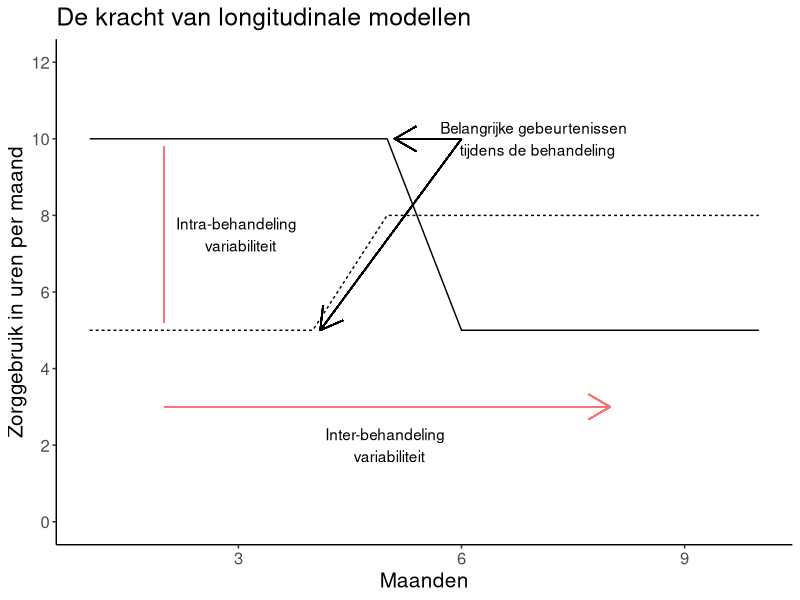
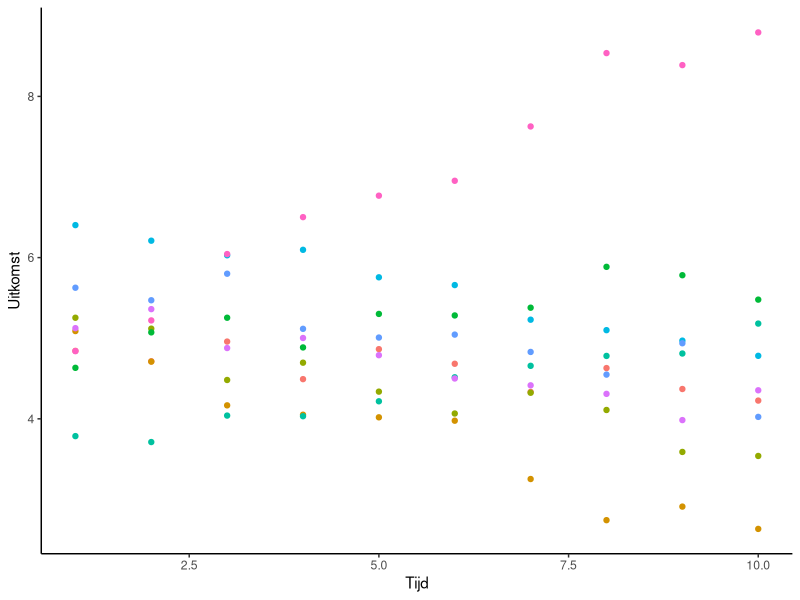
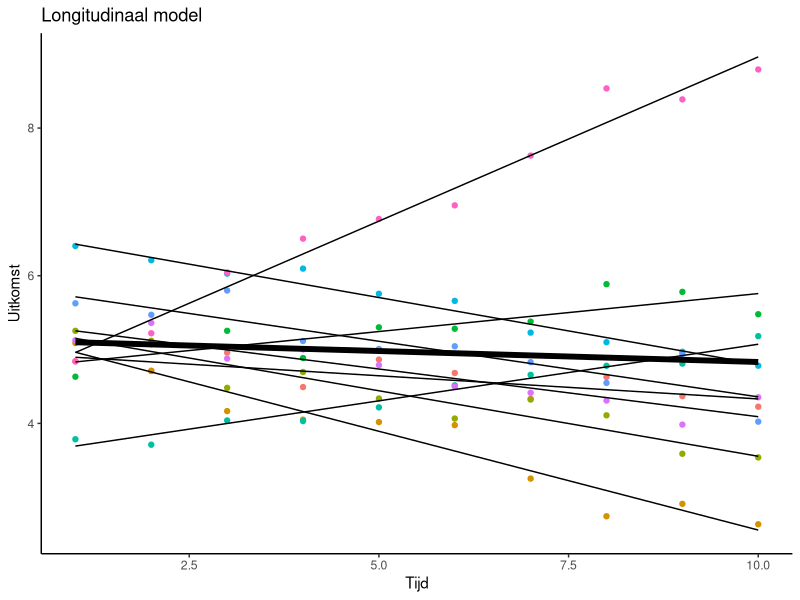
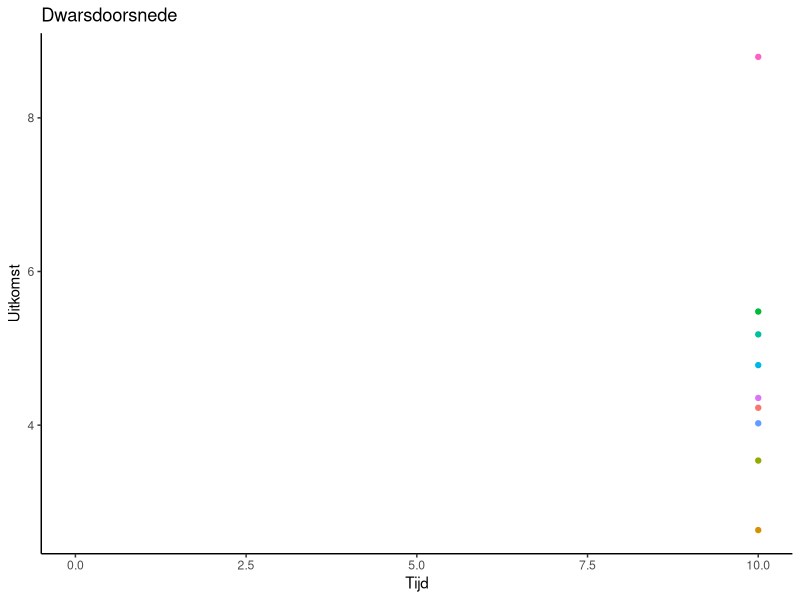
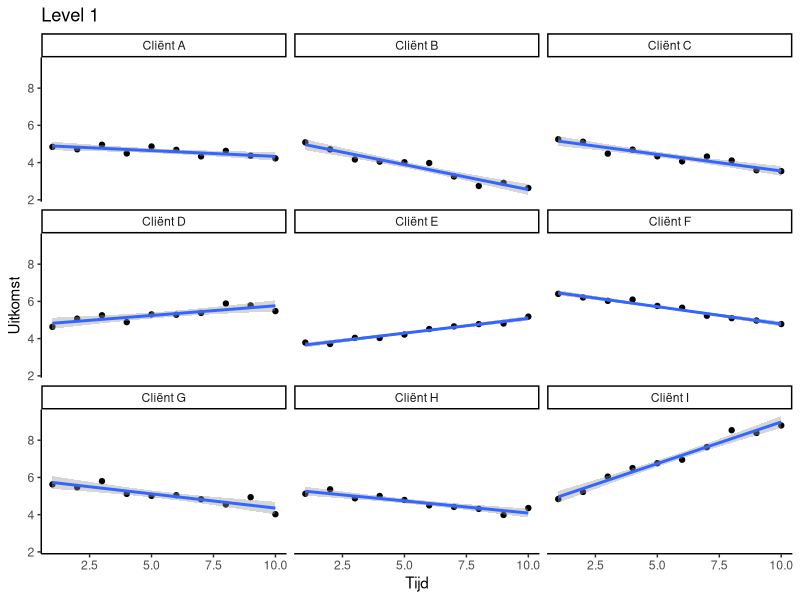

Write the R code that produced these figures, in order.
library(ggplot2)
library(tidyverse)
library(lme4)
theme_set(theme_classic())
rbind(
  data.frame(zorggebruik = c(rep(10, 5),rep(5, 5)),
         tijd = c(1:10),
         client = "A"),

  data.frame(zorggebruik = c(rep(5, 4), rep(8, 6)),
         tijd = c(1:10),
         client = "B")) %>% 
  ggplot(aes(x = tijd, y = zorggebruik, linetype = client)) + geom_line() + 
  coord_cartesian(ylim = c(0, 12)) + 
  scale_x_continuous(breaks=seq(0, 10, 3)) + 
  scale_y_continuous(breaks=seq(0, 12, 2)) + 
  labs(x = "Maanden", y = "Zorggebruik in uren per maand", title = "De kracht van longitudinale modellen") + 
  geom_segment(aes(x = 2, y = 5 + 0.2, xend = 2 , yend = 10 - 0.2, colour = "segment")) +
  geom_segment(aes(x = 2, y = 3, xend = 8 , yend = 3, colour = "segment"), arrow = arrow()) +
  annotate("text", x = 3, y = 7.5, label = "Intra-behandeling \n variabiliteit") + 
  annotate("text", x = 5, y = 2, label = "Inter-behandeling \n variabiliteit") + 
  annotate("text", x = 7, y = 10, label = "Belangrijke gebeurtenissen \n tijdens de behandeling") + 
  geom_segment(aes(x = 6, y = 10, xend = 5.1 , yend = 10), arrow = arrow()) +
  geom_segment(aes(x = 6, y = 10, xend = 4.1 , yend = 5), arrow = arrow()) +
  theme(legend.position = "none", text = element_text(size=15))




library(gridExtra)

time = 1:10

plot_evols = function(time, intercept, letter, seed){
  set.seed(123456  + seed)
  slope = rnorm(1, sd =0.2)
  ict = rnorm(1, mean = 5, sd = 1)
  outcome = ict + time*slope + rnorm(10, sd = 0.2)
  
  client = paste("Cliënt", letter)
  data.frame(time = time, outcome = outcome, client = client)
}

clients = LETTERS[seq( from = 1, to = 9)]
data = list()
for (i in c(1:9)){
  data[[i]] = plot_evols(time = time, intercept = i*1, letter = clients[i], seed = i)
}
  
data_example = do.call("rbind", data)


lmmodel = lmer(outcome ~ time + (time|client), data = data_example)
data_example$mixed_fitted = predict(lmmodel, data_example)

line_data = data.frame(outcome_mixed = c(lmmodel@beta[1] + lmmodel@beta[2]*time),
                       time = 1:10)

ggplot() + 
  geom_point(data = data_example, aes(x = time, y = outcome, group = client, color = client)) +
  labs(y = "Uitkomst", x = "Tijd", color = NULL, titl = "Longitudinaal model") + 
  theme(legend.position = "none") 

ggplot() + 
  geom_point(data = data_example, aes(x = time, y = outcome, group = client, color = client)) +
  geom_line(data=line_data, aes(x = time, y = outcome_mixed), size = 2) + 
  geom_line(data=data_example, aes(x = time, y = mixed_fitted, group = client)) + 
  labs(y = "Uitkomst", x = "Tijd", color = NULL, title = "Longitudinaal model") + 
  theme(legend.position = "none")


data_example %>% filter(time > 9) %>%
  ggplot() + 
  geom_point(aes(x = time, y = outcome, group = client, color = client)) +
  labs(y = "Uitkomst", x = "Tijd", color = NULL, title = "Dwarsdoorsnede") + 
  theme(legend.position = "none") + 
  coord_cartesian(xlim = c(0, 10))

data_example %>% 
  ggplot(aes(x = time, y = outcome)) + 
  geom_point() +
  geom_smooth(method = "lm") + 
  facet_wrap(.~client, ncol = 3) + 
  labs(y = "Uitkomst", x = "Tijd", color = NULL, title = "Level 1")
  











